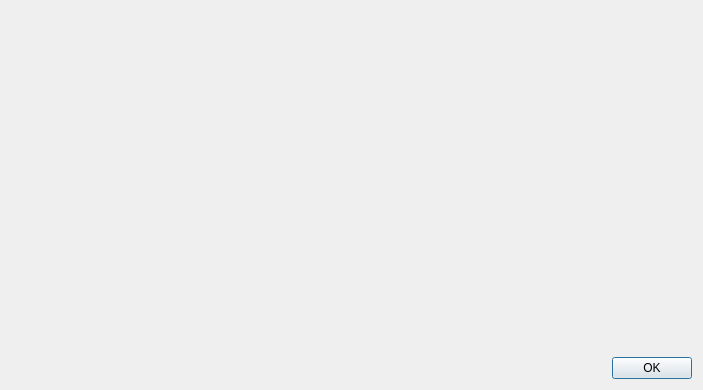
<?xml version="1.0" encoding="UTF-8"?>
<ui version="4.0">
 <class>DialogXMainWidget</class>
 <widget class="QDialog" name="DialogXMainWidget">
  <property name="geometry">
   <rect>
    <x>0</x>
    <y>0</y>
    <width>703</width>
    <height>390</height>
   </rect>
  </property>
  <property name="windowTitle">
   <string>Dialog</string>
  </property>
  <layout class="QVBoxLayout" name="verticalLayout">
   <item>
    <widget class="XMainWidget" name="widget" native="true">
     <property name="sizePolicy">
      <sizepolicy hsizetype="Preferred" vsizetype="Expanding">
       <horstretch>0</horstretch>
       <verstretch>0</verstretch>
      </sizepolicy>
     </property>
    </widget>
   </item>
   <item>
    <layout class="QHBoxLayout" name="horizontalLayout">
     <item>
      <spacer name="horizontalSpacer">
       <property name="orientation">
        <enum>Qt::Horizontal</enum>
       </property>
       <property name="sizeHint" stdset="0">
        <size>
         <width>40</width>
         <height>20</height>
        </size>
       </property>
      </spacer>
     </item>
     <item>
      <widget class="QPushButton" name="pushButtonOK">
       <property name="text">
        <string>OK</string>
       </property>
      </widget>
     </item>
    </layout>
   </item>
  </layout>
 </widget>
 <customwidgets>
  <customwidget>
   <class>XMainWidget</class>
   <extends>QWidget</extends>
   <header>xmainwidget.h</header>
   <container>1</container>
  </customwidget>
 </customwidgets>
 <resources/>
 <connections/>
</ui>
